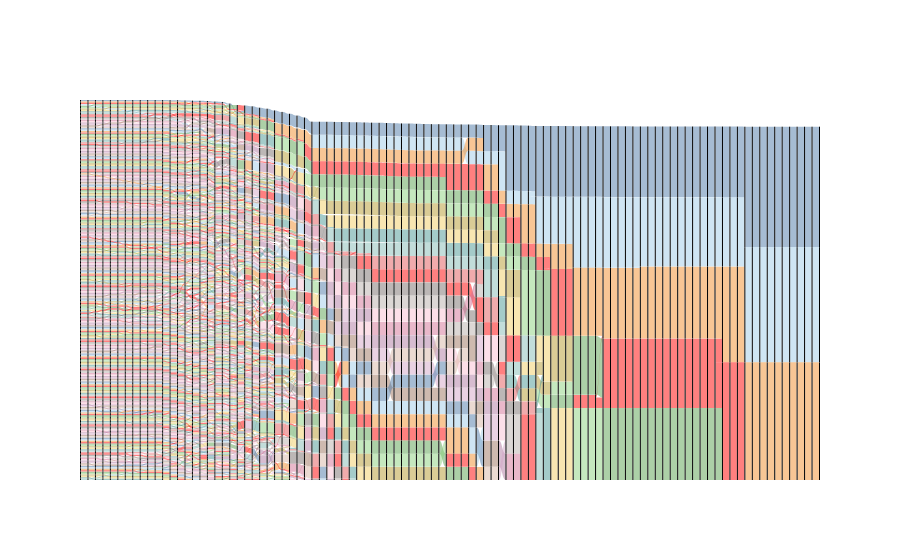

This figure's notebook cell:
### Code cell
# plot Sankey
fig = mcf.plot_sankey(step=2)
fig.write_image(root_fig+"nh_mSBM_Sankey.svg")

### Figure 1 — Plotly figure (JSON) as saved in the notebook; plotly's stock layout.template omitted (floating-point values rounded to 4 significant figures; data arrays with more than 128 entries replaced by an {"elided": "..."} marker saying what was removed)
{"data": [{"link": {"color": {"elided": "8020 str values"}, "source": {"elided": "8020 int values"}, "target": {"elided": "8020 int values"}, "value": {"elided": "8020 int values"}}, "node": {"line": {"color": "black", "width": 0}, "pad": 0.1, "thickness": 1}, "type": "sankey"}], "layout": {"autosize": true}}
